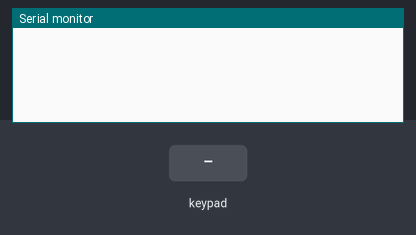
A sketch run on a simulated ESP32. On the bench: the last lines printed to the serial monitor. Inputs (shaded band) come from the test bench.

Above: at 1.2 s.
1.3 s: key '1' pressed
At 1.8 s:
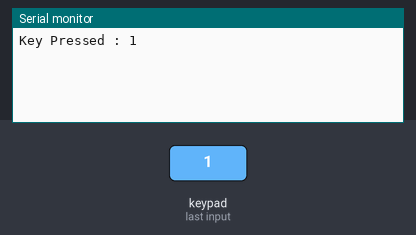
2.8 s: keypad keys 1 3 1 2 1 4 2 7 # pressed 0.4 s apart
At 6.4 s:
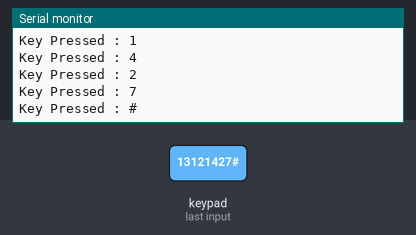
7.9 s: key '*' pressed
At 9.1 s:
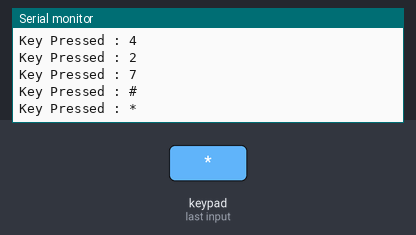
9.4 s: keypad keys 2 6 3 3 3 2 pressed 0.4 s apart
At 11.8 s:
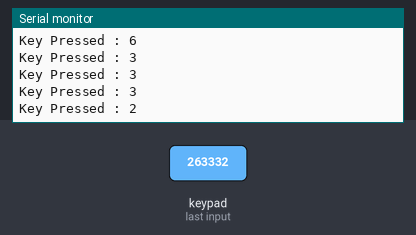
Timing chart, 0 to 13.3 s (numbered marks = the images above; inputs shaded):
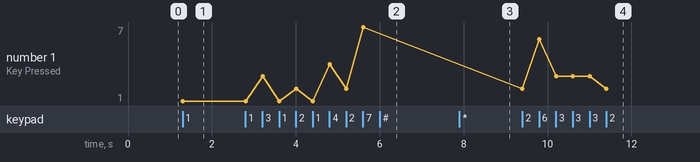

The sketch:

4x3_keypad.ino
```cpp
// https://github.com/Chris--A/Keypad
#include <Keypad.h>

const byte ROWS = 4; //four rows
const byte COLS = 3; //three columns

// https://lastminuteengineers.com/arduino-keypad-tutorial/
// PIN 4x3 Membrane Keypad
// R1, R2, R3, R4, C1, C2, C3


char keys[ROWS][COLS] = {
  {'1','2','3'},
  {'4','5','6'},
  {'7','8','9'},
  {'*','0','#'}
};
//byte rowPins[ROWS] = {9, 8, 7, 6}; //connect to the row pinouts of the keypad
//byte colPins[COLS] = {5, 4, 3}; //connect to the column pinouts of the keypad


////Wemos D1 mini
//byte rowPins[ROWS] = {23, 19, 18, 26}; //connect to the row pinouts of the keypad
//byte colPins[COLS] = {32, 25, 27}; //connect to the column pinouts of the keypad


//ESP32 Dev module 38Pin
byte rowPins[ROWS] = {13, 12, 14, 27}; //connect to the row pinouts of the keypad
byte colPins[COLS] = {26, 33, 32}; //connect to the column pinouts of the keypad


//Create an object of keypad
Keypad keypad = Keypad( makeKeymap(keys), rowPins, colPins, ROWS, COLS );

void setup(){
  Serial.begin(115200);
}

void loop(){
  char key = keypad.getKey();// Read the key

  // Print if key pressed
  if (key){
    Serial.print("Key Pressed : ");
    Serial.println(key);
  }
}
```

Measured:
- after the input at 1.3 s, the serial monitor: prints a new line at once (image 1)
- after the input at 2.8 s, the serial monitor: prints a new line after 0.41 s (image 2)
- after the input at 7.9 s, the serial monitor: prints a new line at once (image 3)
- after the input at 9.4 s, the serial monitor: prints a new line at once (image 4)
- plotted number 1: 1 → 7 after the input at 2.8 s, 7 → 2 after the input at 9.4 s
